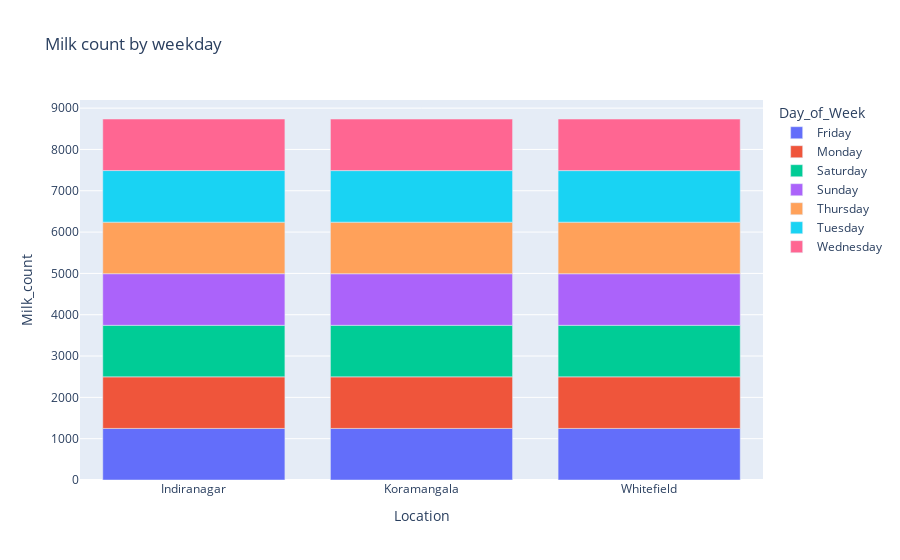

Write notebook code for a chart like this one.
### Code cell
# Reset the index of 'milk_by_weekday' to convert it into a DataFrame
# and rename the count column to 'Milk_count'

plot_data=milk_by_weekday.reset_index(name='Milk_count')

# Create a scatter plot
fig=px.bar(plot_data,x='Location',y='Milk_count',color='Day_of_Week',
               title='Milk count by weekday ',
               labels={'Location':'Location','Milk_count':'Milk_count','Day_of_Week':'Day_of_Week'})
fig.show()

### Figure 1 — Plotly figure (JSON) as saved in the notebook; plotly's stock layout.template omitted (floating-point values rounded to 4 significant figures)
{"data": [{"alignmentgroup": "True", "hovertemplate": "Day_of_Week=Friday<br>Location=%{x}<br>Milk_count=%{y}<extra></extra>", "legendgroup": "Friday", "marker": {"color": "#636efa", "pattern": {"shape": ""}}, "name": "Friday", "offsetgroup": "Friday", "orientation": "v", "showlegend": true, "textposition": "auto", "type": "bar", "x": ["Indiranagar", "Koramangala", "Whitefield"], "xaxis": "x", "y": [1248, 1248, 1248], "yaxis": "y"}, {"alignmentgroup": "True", "hovertemplate": "Day_of_Week=Monday<br>Location=%{x}<br>Milk_count=%{y}<extra></extra>", "legendgroup": "Monday", "marker": {"color": "#EF553B", "pattern": {"shape": ""}}, "name": "Monday", "offsetgroup": "Monday", "orientation": "v", "showlegend": true, "textposition": "auto", "type": "bar", "x": ["Indiranagar", "Koramangala", "Whitefield"], "xaxis": "x", "y": [1248, 1248, 1248], "yaxis": "y"}, {"alignmentgroup": "True", "hovertemplate": "Day_of_Week=Saturday<br>Location=%{x}<br>Milk_count=%{y}<extra></extra>", "legendgroup": "Saturday", "marker": {"color": "#00cc96", "pattern": {"shape": ""}}, "name": "Saturday", "offsetgroup": "Saturday", "orientation": "v", "showlegend": true, "textposition": "auto", "type": "bar", "x": ["Indiranagar", "Koramangala", "Whitefield"], "xaxis": "x", "y": [1248, 1248, 1248], "yaxis": "y"}, {"alignmentgroup": "True", "hovertemplate": "Day_of_Week=Sunday<br>Location=%{x}<br>Milk_count=%{y}<extra></extra>", "legendgroup": "Sunday", "marker": {"color": "#ab63fa", "pattern": {"shape": ""}}, "name": "Sunday", "offsetgroup": "Sunday", "orientation": "v", "showlegend": true, "textposition": "auto", "type": "bar", "x": ["Indiranagar", "Koramangala", "Whitefield"], "xaxis": "x", "y": [1249, 1248, 1248], "yaxis": "y"}, {"alignmentgroup": "True", "hovertemplate": "Day_of_Week=Thursday<br>Location=%{x}<br>Milk_count=%{y}<extra></extra>", "legendgroup": "Thursday", "marker": {"color": "#FFA15A", "pattern": {"shape": ""}}, "name": "Thursday", "offsetgroup": "Thursday", "orientation": "v", "showlegend": true, "textposition": "auto", "type": "bar", "x": ["Indiranagar", "Koramangala", "Whitefield"], "xaxis": "x", "y": [1248, 1248, 1248], "yaxis": "y"}, {"alignmentgroup": "True", "hovertemplate": "Day_of_Week=Tuesday<br>Location=%{x}<br>Milk_count=%{y}<extra></extra>", "legendgroup": "Tuesday", "marker": {"color": "#19d3f3", "pattern": {"shape": ""}}, "name": "Tuesday", "offsetgroup": "Tuesday", "orientation": "v", "showlegend": true, "textposition": "auto", "type": "bar", "x": ["Indiranagar", "Koramangala", "Whitefield"], "xaxis": "x", "y": [1248, 1248, 1248], "yaxis": "y"}, {"alignmentgroup": "True", "hovertemplate": "Day_of_Week=Wednesday<br>Location=%{x}<br>Milk_count=%{y}<extra></extra>", "legendgroup": "Wednesday", "marker": {"color": "#FF6692", "pattern": {"shape": ""}}, "name": "Wednesday", "offsetgroup": "Wednesday", "orientation": "v", "showlegend": true, "textposition": "auto", "type": "bar", "x": ["Indiranagar", "Koramangala", "Whitefield"], "xaxis": "x", "y": [1248, 1248, 1248], "yaxis": "y"}], "layout": {"barmode": "relative", "legend": {"title": {"text": "Day_of_Week"}, "tracegroupgap": 0}, "title": {"text": "Milk count by weekday "}, "xaxis": {"anchor": "y", "domain": [0, 1], "title": {"text": "Location"}}, "yaxis": {"anchor": "x", "domain": [0, 1], "title": {"text": "Milk_count"}}}}
